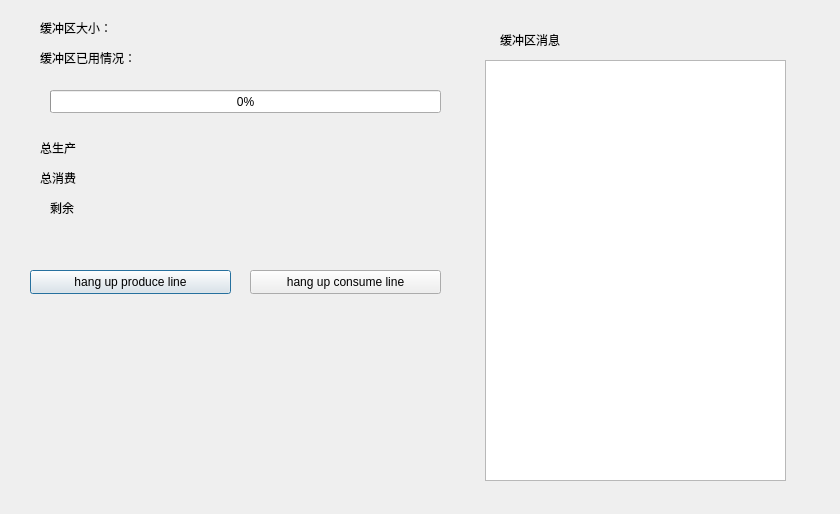
<?xml version="1.0" encoding="UTF-8"?>
<ui version="4.0">
 <class>Dialog</class>
 <widget class="QDialog" name="Dialog">
  <property name="geometry">
   <rect>
    <x>0</x>
    <y>0</y>
    <width>840</width>
    <height>514</height>
   </rect>
  </property>
  <property name="windowTitle">
   <string>Dialog</string>
  </property>
  <widget class="QLabel" name="label">
   <property name="geometry">
    <rect>
     <x>40</x>
     <y>140</y>
     <width>72</width>
     <height>15</height>
    </rect>
   </property>
   <property name="text">
    <string>总生产</string>
   </property>
  </widget>
  <widget class="QLabel" name="label_2">
   <property name="geometry">
    <rect>
     <x>40</x>
     <y>170</y>
     <width>72</width>
     <height>15</height>
    </rect>
   </property>
   <property name="text">
    <string>总消费</string>
   </property>
  </widget>
  <widget class="QTextBrowser" name="textBrowser">
   <property name="geometry">
    <rect>
     <x>485</x>
     <y>60</y>
     <width>301</width>
     <height>421</height>
    </rect>
   </property>
  </widget>
  <widget class="QLabel" name="label_3">
   <property name="geometry">
    <rect>
     <x>50</x>
     <y>200</y>
     <width>41</width>
     <height>16</height>
    </rect>
   </property>
   <property name="text">
    <string>剩余</string>
   </property>
  </widget>
  <widget class="QLabel" name="label_4">
   <property name="geometry">
    <rect>
     <x>500</x>
     <y>30</y>
     <width>251</width>
     <height>20</height>
    </rect>
   </property>
   <property name="text">
    <string>缓冲区消息</string>
   </property>
  </widget>
  <widget class="QLabel" name="label_5">
   <property name="geometry">
    <rect>
     <x>120</x>
     <y>140</y>
     <width>72</width>
     <height>16</height>
    </rect>
   </property>
   <property name="text">
    <string/>
   </property>
  </widget>
  <widget class="QLabel" name="label_6">
   <property name="geometry">
    <rect>
     <x>120</x>
     <y>170</y>
     <width>72</width>
     <height>15</height>
    </rect>
   </property>
   <property name="text">
    <string/>
   </property>
  </widget>
  <widget class="QLabel" name="label_7">
   <property name="geometry">
    <rect>
     <x>120</x>
     <y>200</y>
     <width>72</width>
     <height>15</height>
    </rect>
   </property>
   <property name="text">
    <string/>
   </property>
  </widget>
  <widget class="QProgressBar" name="progressBar">
   <property name="geometry">
    <rect>
     <x>50</x>
     <y>90</y>
     <width>391</width>
     <height>23</height>
    </rect>
   </property>
   <property name="value">
    <number>0</number>
   </property>
  </widget>
  <widget class="QLabel" name="label_8">
   <property name="geometry">
    <rect>
     <x>40</x>
     <y>50</y>
     <width>121</width>
     <height>16</height>
    </rect>
   </property>
   <property name="text">
    <string>缓冲区已用情况：</string>
   </property>
  </widget>
  <widget class="QLabel" name="label_9">
   <property name="geometry">
    <rect>
     <x>40</x>
     <y>20</y>
     <width>91</width>
     <height>16</height>
    </rect>
   </property>
   <property name="text">
    <string>缓冲区大小：</string>
   </property>
  </widget>
  <widget class="QLabel" name="label_10">
   <property name="geometry">
    <rect>
     <x>150</x>
     <y>20</y>
     <width>72</width>
     <height>15</height>
    </rect>
   </property>
   <property name="text">
    <string/>
   </property>
  </widget>
  <widget class="QPushButton" name="pushButton">
   <property name="geometry">
    <rect>
     <x>30</x>
     <y>270</y>
     <width>201</width>
     <height>24</height>
    </rect>
   </property>
   <property name="text">
    <string>hang up produce line</string>
   </property>
  </widget>
  <widget class="QPushButton" name="pushButton_2">
   <property name="geometry">
    <rect>
     <x>250</x>
     <y>270</y>
     <width>191</width>
     <height>24</height>
    </rect>
   </property>
   <property name="text">
    <string>hang up consume line</string>
   </property>
  </widget>
 </widget>
 <resources/>
 <connections/>
</ui>
